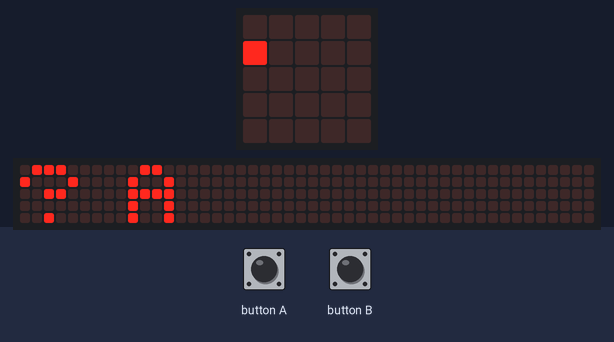
The program below on a simulated BBC micro:bit running MicroPython. On the bench: the board's 5×5 LED display, a strip that is not on the board, showing the scrolling text unrolled. The inputs (shaded band) are chosen by the test bench. The 48×5 strip is a reading aid, not a part: it shows the text the display is scrolling, unrolled, one strip-width of it at a time.

Above: at 1.27 s.
1.3 s: button A pressed for 0.15 s
2.0 s: button B pressed for 0.15 s
At 3.5 s:
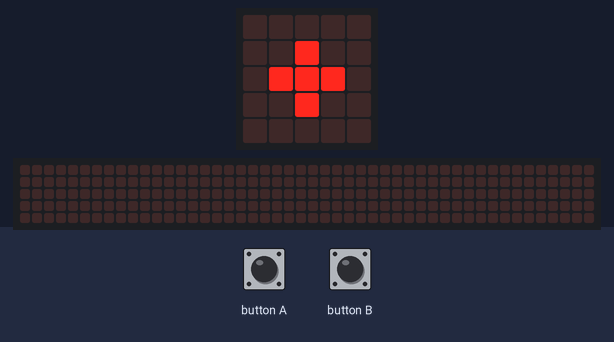
5.2 s: button A pressed for 1 s
At 6.6 s:
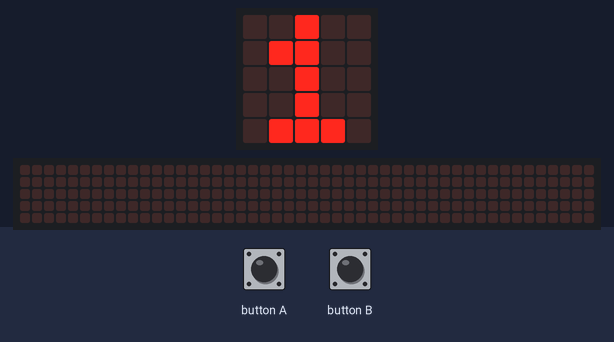
7.7 s: button B pressed for 1 s
At 8.77 s:
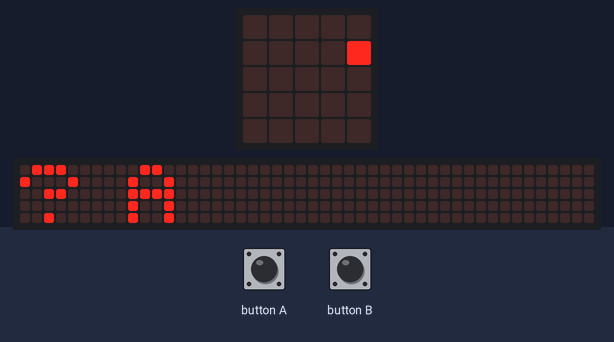
9.3 s: button A pressed for 3.2 s
At 14.6 s:
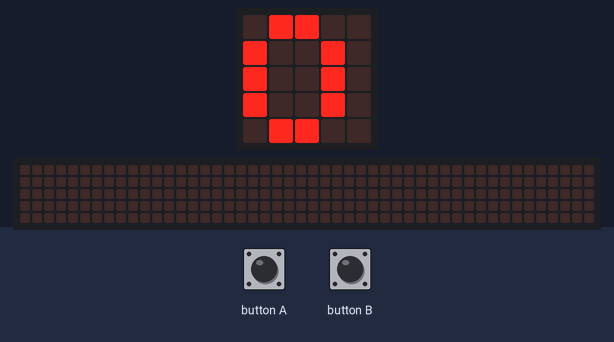
Timing chart, 0 to 15.6 s (numbered marks = the images above; inputs shaded):
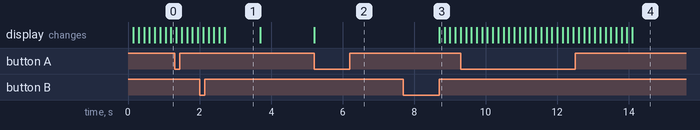

The program:

calculator.py
```python
from microbit import *
result = 0
x = 0
y = 0

def neznamax(x):
    while True:
        display.show(x)
        if button_a.was_pressed():
            x += 1
            if x == 10:
                x=0
            display.show(x)

        if button_b.was_pressed():
            display.show(Image('00000:'
                                '00900:'
                                '09990:'
                                '00900:'
                                '00000',))
            sleep(1000)
            return x

def neznamay(x, y):
    while True:
        display.show(y)
        if button_a.was_pressed():
            y += 1
            if y == 10:
                y=0
            display.show(y)
        if button_b.was_pressed():
            result = x+y
            display.show(result)
            break

while True:
    display.scroll("? A")
    if button_a.was_pressed():
            x = neznamax(x)
            neznamay(x, y)
            sleep(1000)
            display.scroll("? A")
            x = 0
            y = 0
```

Measured:
- after the input at 2.0 s, the display: first differs from a run without the input after 0.70 s (image 1)
- after the input at 5.2 s, the display: changes at once (image 2)
- after the input at 7.7 s, the display: changes after 1.0 s (image 3)
- after the input at 9.3 s, the display: first differs from a run without the input after 4.8 s (image 4)
- what the display in image 1 shows lasts 1.0 s, from 2.7 s to 3.7 s
